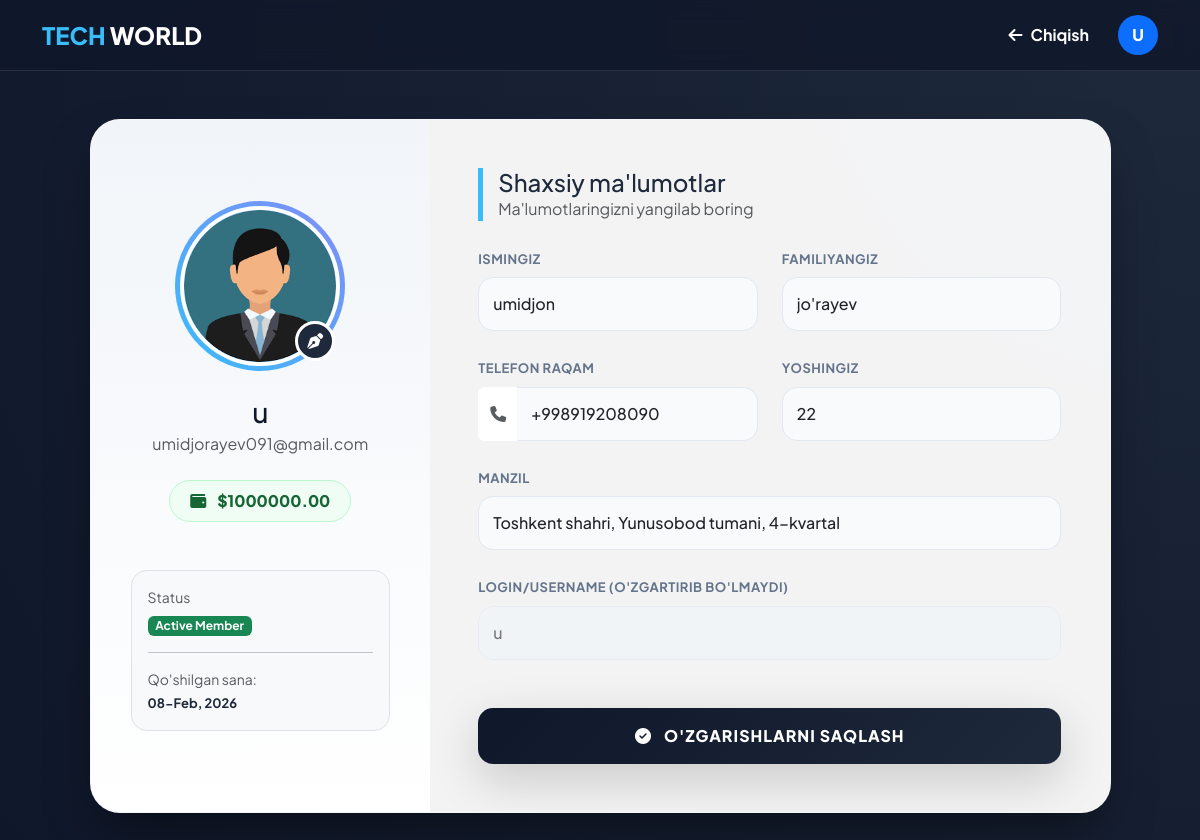
/auth/profile/ (signed in), run on an earlier commit of the app's database.
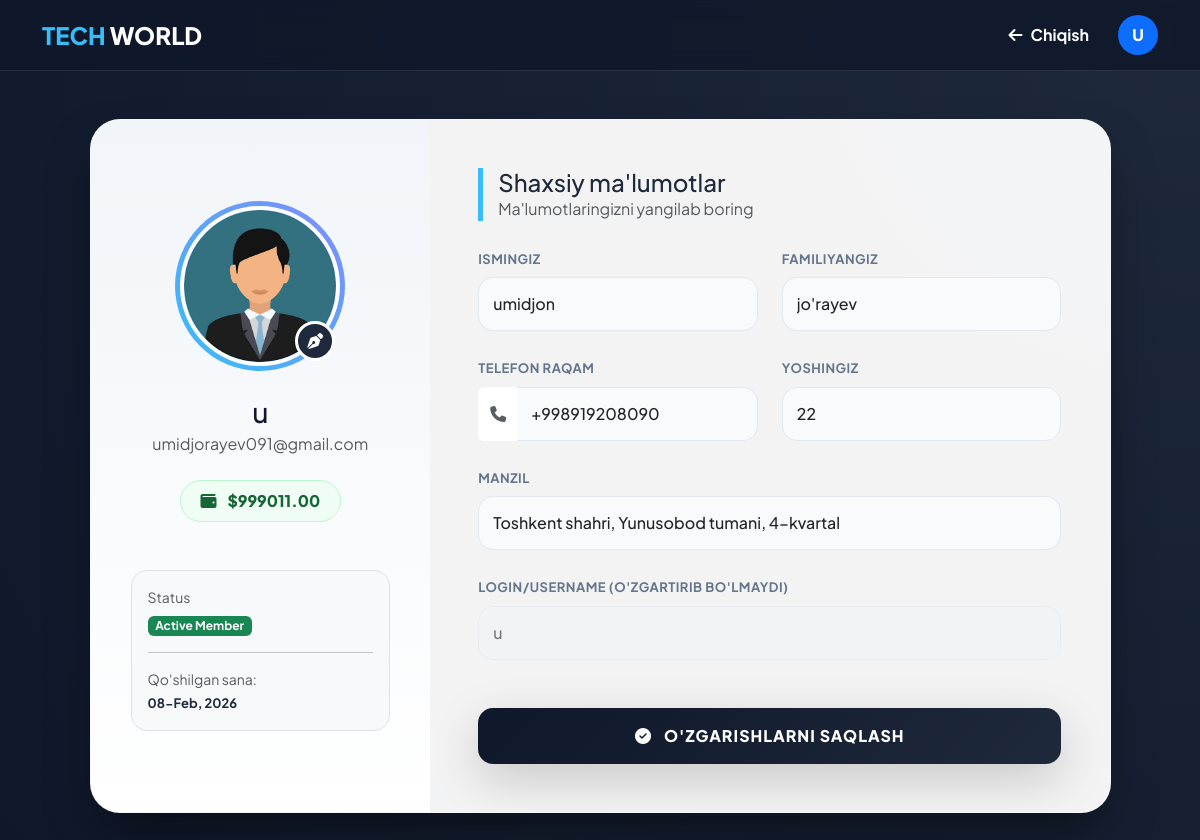
And on a later commit of the database.
### users/models.py (models this page shows, shortened)
class User(AbstractUser):
    class Role(models.TextChoices):
        ADMIN = "ADMIN", "Admin"
        USER = "USER", "User"
    role = models.CharField(max_length=20, choices=Role.choices, default=Role.USER)
    phone = models.CharField(max_length=13, null=True, blank=True)
    email = models.EmailField(unique=True, null=True, blank=True)
    image = models.ImageField(upload_to="user_images/",null=True, blank=True)
    address = models.CharField(max_length=50, null=True, blank=True)
    age = models.IntegerField(null=True, blank=True)
    balance = models.DecimalField(max_digits=10, decimal_places=2, null=True, blank=True)

### users/views.py (the view, shortened to what this page needs)
# urls.py: path('profile/',views.ProfileView.as_view(),name='profile'),
class ProfileView(LoginRequiredMixin, View):
    def get(self, request):
        return render(request, 'auth/profile.html')

### templates/auth/profile.html (shortened to what the changed rows need)
<!DOCTYPE html>
<html lang="uz">
<head>
    <link href="https://cdn.jsdelivr.net/npm/bootstrap@5.3.0/dist/css/bootstrap.min.css" rel="stylesheet">
    <link rel="stylesheet" href="https://cdnjs.cloudflare.com/ajax/libs/font-awesome/6.4.0/css/all.min.css">
</head>
<body>
    <nav class="navbar navbar-expand-lg sticky-top">
        <div class="container">
            <div class="d-flex align-items-center">
                <a href="{% url 'index' %}" class="btn btn-link text-white text-decoration-none fw-bold me-3">
                    <i class="fas fa-arrow-left me-2"></i>Chiqish
                </a>
                <div class="bg-primary rounded-circle d-flex align-items-center justify-content-center text-white" style="width: 40px; height: 40px; font-weight: 800;">
                    {{ user.username|first|upper }}
                </div>
            </div>
        </div>
    </nav>
    <div class="container py-5">
        <div class="row justify-content-center">
            <div class="col-xl-11">
                <div class="profile-card">
                    <form method="POST" enctype="multipart/form-data">
                        <div class="row g-0">
                            <div class="col-lg-4 avatar-section text-center">
                                <div class="avatar-wrapper mb-4">
                                    {% if user.image %}
                                        <img src="{{ user.image.url }}" class="user-avatar" id="avatarPreview">
                                    {% else %}
                                        <img src="https://api.dicebear.com/7.x/avataaars/svg?seed={{user.username}}" class="user-avatar" id="avatarPreview">
                                    {% endif %}
                                    <label for="imageUpload" class="camera-btn">
                                        <i class="fas fa-pen-nib"></i>
                                    </label>
                                </div>
                                <h3 class="fw-800 mb-1" style="color: #0f172a;">{{ user.username }}</h3>
                                <p class="text-muted mb-4">{{ user.email }}</p>
                                <div class="balance-pill">
                                    <i class="fas fa-wallet me-2"></i> ${{ user.balance|default:"0.00" }}
                                </div>
                                <div class="mt-5 p-3 rounded-4 bg-light w-100 border text-start">
                                    <small class="text-muted d-block mb-1">Status</small>
                                    <span class="badge bg-success">Active Member</span>
                                    <hr>
                                    <small class="text-muted d-block">Qo'shilgan sana:</small>
                                    <strong style="font-size: 13px;">{{ user.date_joined|date:"d-M, Y" }}</strong>
                                </div>
                            </div>
                            <div class="col-lg-8 p-4 p-md-5">
                                <div class="row g-4">
                                    <div class="col-md-6">
                                        <label class="form-label">Ismingiz</label>
                                        <input type="text" name="first_name" class="form-control" value="{{ user.first_name }}" placeholder="Ism kiriting">
                                    </div>
                                    <div class="col-md-6">
                                        <label class="form-label">Familiyangiz</label>
                                        <input type="text" name="last_name" class="form-control" value="{{ user.last_name }}" placeholder="Familiya kiriting">
                                    </div>
                                    <div class="col-md-6">
                                        <div class="input-group">
                                            <span class="input-group-text border-0 bg-white"><i class="fas fa-phone text-muted"></i></span>
                                            <input type="text" name="phone" class="form-control border-start-0" value="{{ user.phone|default:'' }}" placeholder="+998 90 123 45 67">
                                        </div>
                                    </div>
                                    <div class="col-md-6">
                                        <label class="form-label">Yoshingiz</label>
                                        <input type="number" name="age" class="form-control" value="{{ user.age|default:'' }}" placeholder="Masalan: 25">
                                    </div>
                                    <div class="col-md-12">
                                        <label class="form-label">Manzil</label>
                                        <input type="text" name="address" class="form-control" value="{{ user.address|default:'' }}" placeholder="Shahar, tuman, ko'cha...">
                                    </div>
                                    <div class="col-md-12">
                                        <label class="form-label">Login/Username (O'zgartirib bo'lmaydi)</label>
                                        <input type="text" class="form-control" value="{{ user.username }}" disabled style="opacity: 0.6; cursor: not-allowed; background: #f1f5f9;">
                                    </div>
                                </div>
                            </div>
                        </div>
                    </form>
                </div>
            </div>
        </div>
    </div>
</body>
</html>

What changed in the data, as far as the page shows it:
changed User "umidjorayev091@gmail.com": balance "1000000.00" → "999011.00"
